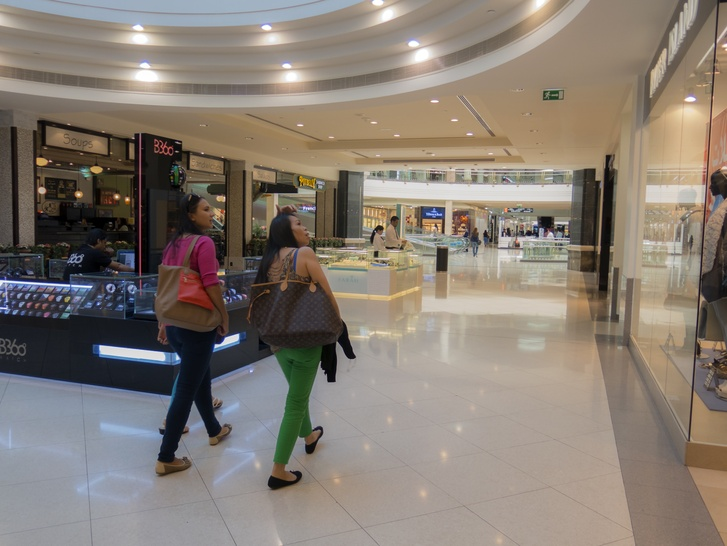
#> input picture uploads/training/archive_stock/casual_western_2.jpg, 727 x 546 px, shrunk from 3000 x 2250 before the run, found by its file name
$ python inspect_refs.py
#> lines starting #> are read from the running program, lines starting #| are printed output that depends on the picture
import sys
from pathlib import Path
ROOT = Path(__file__).resolve().parents[2]
sys.path.insert(0, str(ROOT))

import cv2
import numpy as np

def inspect(name, p):
#> called with name = 'non_emirati/casual_western_2'
    img = cv2.imread(str(p))
#> img is the input picture: shape (546, 727, 3); mean B, G, R 114.9, 124.5, 134.3
    if img is None: return
    h, w = img.shape[:2]
#> h = 546; w = 727
    hsv = cv2.cvtColor(img, cv2.COLOR_BGR2HSV)
#> hsv: shape (546, 727, 3); mean H, S, V 40, 56.8, 138.5
    v = hsv[:, :, 2]
    s = hsv[:, :, 1]
    h_c = hsv[:, :, 0]
    print(f"{name} ({w}x{h}): mean_V={np.mean(v):.1f}, mean_S={np.mean(s):.1f}, black_px={np.count_nonzero(v<65)/(h*w):.2f}, white_px={np.count_nonzero((v>150)&(s<70))/(h*w):.2f}")
#| non_emirati/casual_western_2 (727x546): mean_V=138.5, mean_S=56.8, black_px=0.13, white_px=0.43

inspect("non_emirati/casual_western_2", ROOT / "uploads/training/non_emirati/casual_western_2.jpg")
inspect("emirati_male/kandura_ghutra_2", ROOT / "uploads/training/emirati_male/kandura_ghutra_2.jpg")
#> call 2 of inspect, with name = 'emirati_male/kandura_ghutra_2'
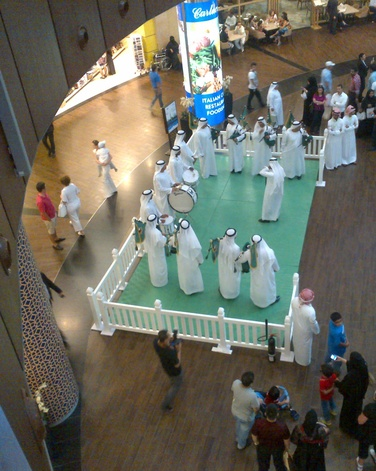
#> input picture uploads/training/archive_stock/kandura_ghutra_2.jpg, 376 x 471 px, shrunk from 1552 x 1944 before the run, found by its file name
#> in inspect, img is the input picture: shape (471, 376, 3); mean B, G, R 97.3, 108.4, 107.9
#> in inspect (call 2), `hsv = cv2.cvtColor(img, cv2.COLOR_BGR2HSV)`: hsv: shape (471, 376, 3); mean H, S, V 47.4, 70.7, 119.6
#| emirati_male/kandura_ghutra_2 (376x471): mean_V=119.6, mean_S=70.7, black_px=0.13, white_px=0.18
inspect("emirati_male/kandura_ghutra_3", ROOT / "uploads/training/emirati_male/kandura_ghutra_3.jpg")
#> call 3 of inspect, with name = 'emirati_male/kandura_ghutra_3'
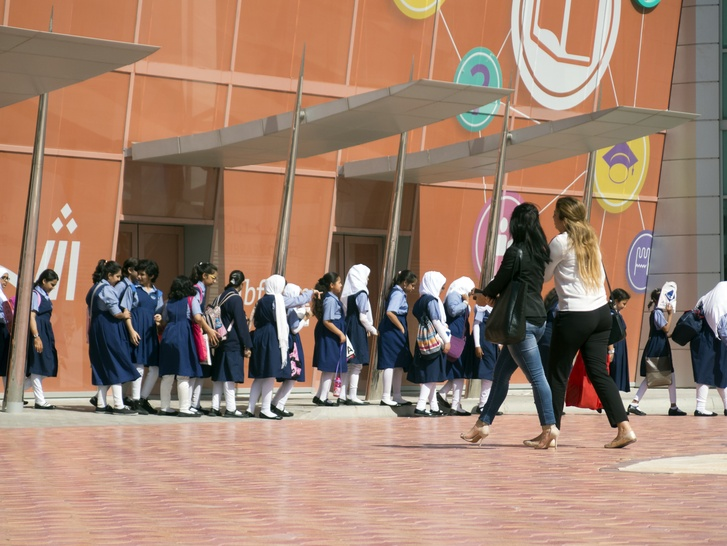
#> input picture uploads/training/archive_stock/kandura_ghutra_3.jpg, 727 x 546 px, shrunk from 3000 x 2250 before the run, found by its file name
#> in inspect, img is the input picture: shape (546, 727, 3); mean B, G, R 110.5, 128.1, 158.7
#> in inspect (call 3), `hsv = cv2.cvtColor(img, cv2.COLOR_BGR2HSV)`: hsv: shape (546, 727, 3); mean H, S, V 30.1, 89.8, 162.4
#> in inspect (call 3), `h_c = hsv[:, :, 0]`:
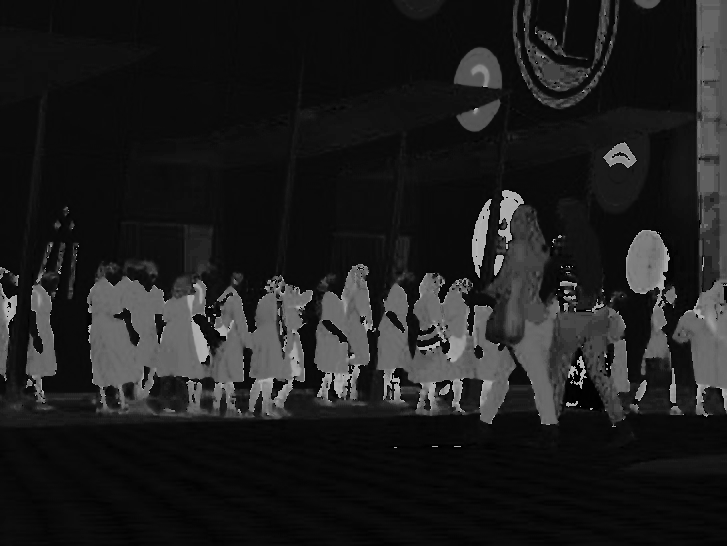
#> h_c: shape (546, 727); min 0, max 179, mean 30.1
#| emirati_male/kandura_ghutra_3 (727x546): mean_V=162.4, mean_S=89.8, black_px=0.10, white_px=0.21
inspect("emirati_female/abaya_shayla_2", ROOT / "uploads/training/emirati_female/abaya_shayla_2.jpg")
#> call 4 of inspect, with name = 'emirati_female/abaya_shayla_2'
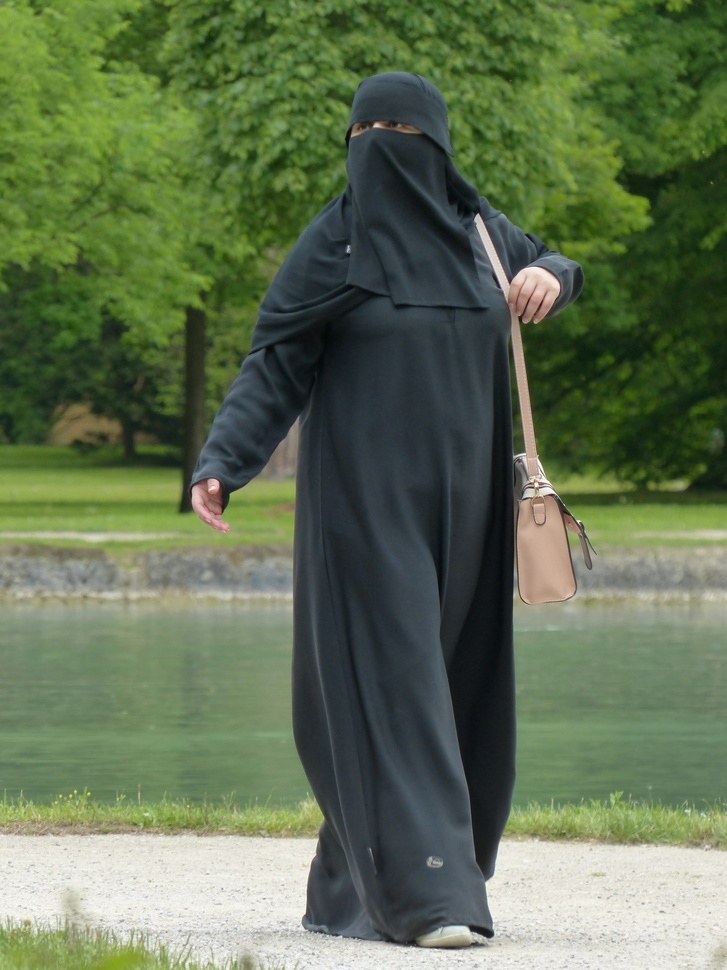
#> input picture uploads/training/archive_stock/abaya_shayla_2.jpg, 727 x 970 px, shrunk from 3000 x 4000 before the run, found by its file name
#> in inspect, img is the input picture: shape (970, 727, 3); mean B, G, R 82, 112.6, 96.7
#> in inspect (call 4), `hsv = cv2.cvtColor(img, cv2.COLOR_BGR2HSV)`: hsv: shape (970, 727, 3); mean H, S, V 57.2, 90, 114.8
#> in inspect (call 4), `v = hsv[:, :, 2]`:
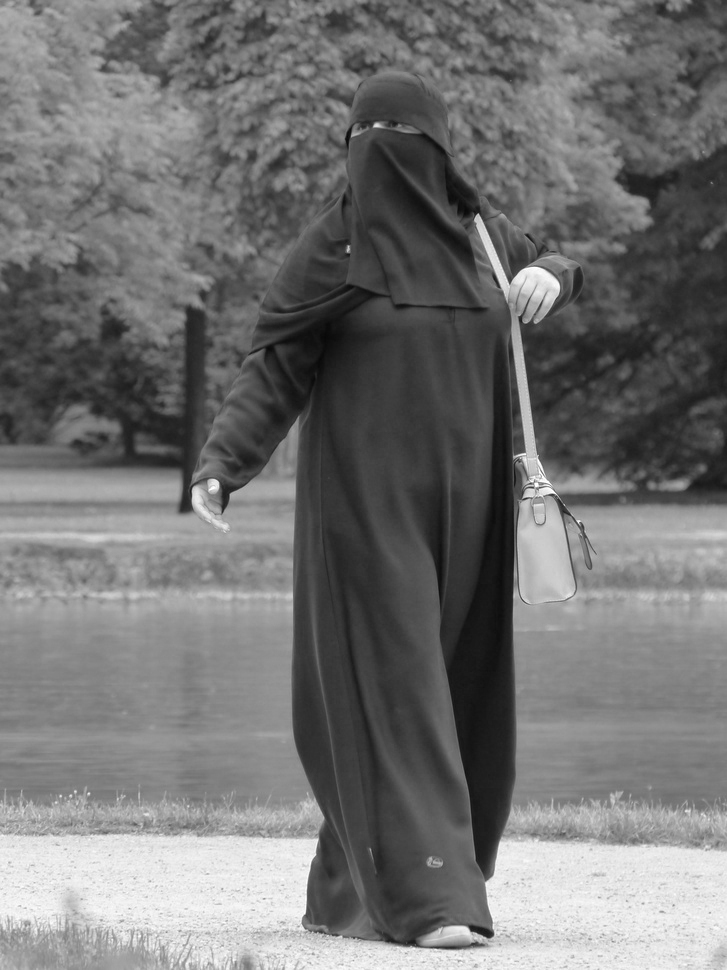
#> v: shape (970, 727); min 7, max 255, mean 114.8
#> in inspect (call 4), `s = hsv[:, :, 1]`:
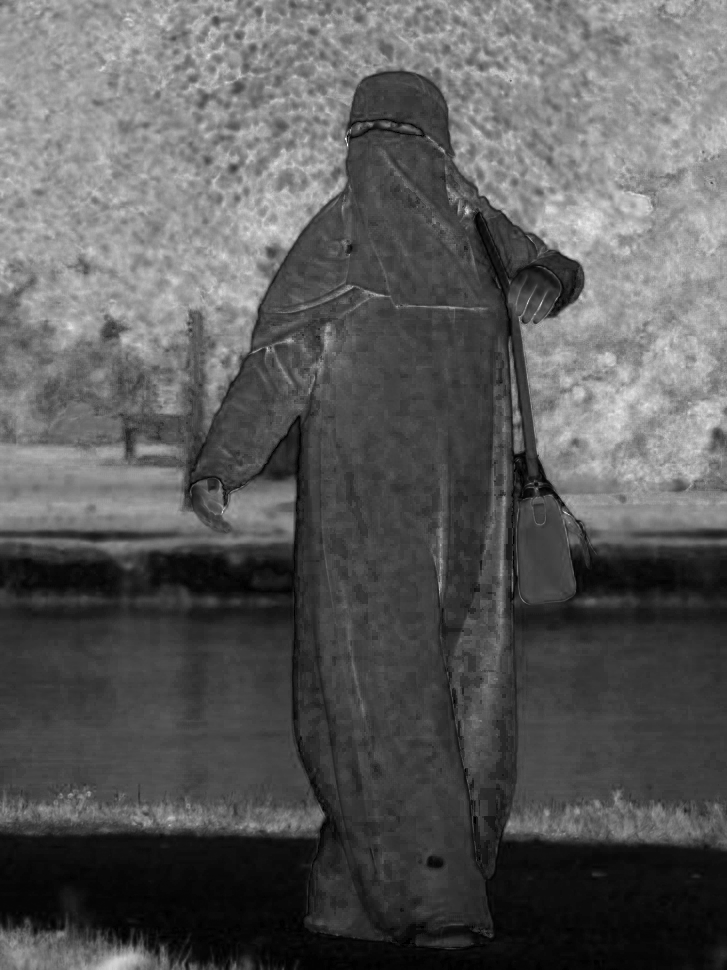
#> s: shape (970, 727); min 0, max 255, mean 90
#> in inspect (call 4), `h_c = hsv[:, :, 0]`:
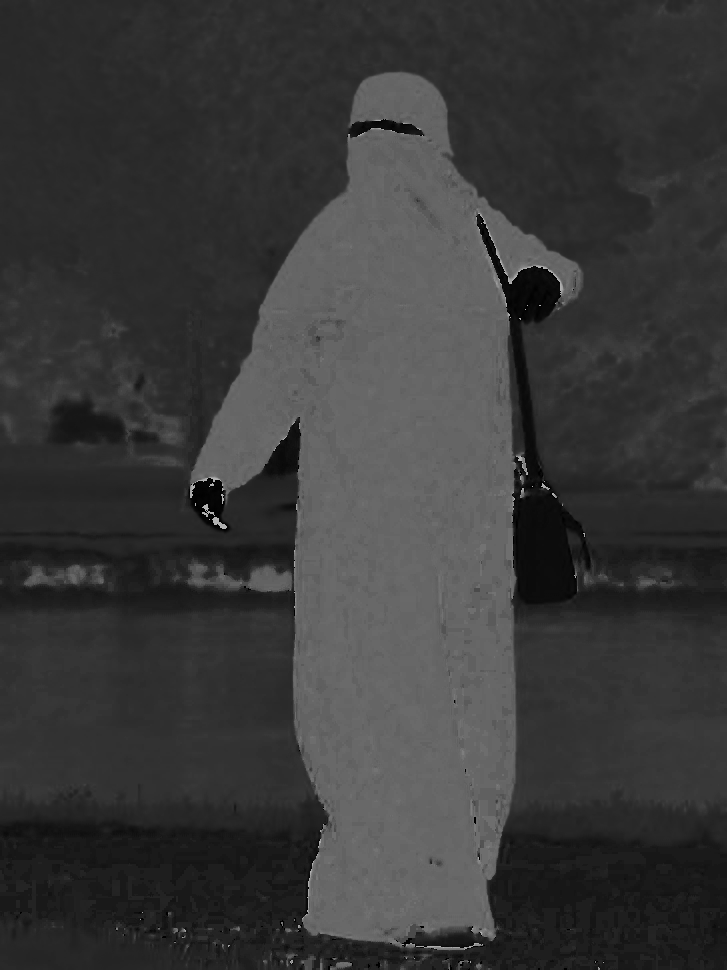
#> h_c: shape (970, 727); min 0, max 179, mean 57.2
#| emirati_female/abaya_shayla_2 (727x970): mean_V=114.8, mean_S=90.0, black_px=0.23, white_px=0.15
